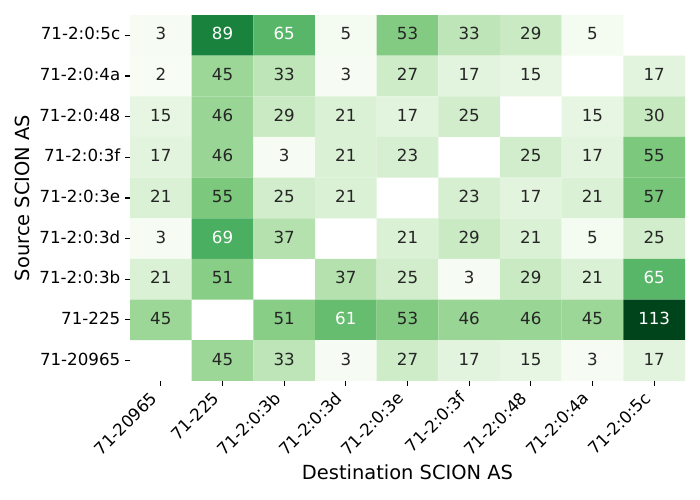

This chart was generated by the following Python code:
import pandas as pd
import seaborn as sns
import matplotlib.pyplot as plt
import argparse

def plot_heatmap(csv_file, x_order=None, y_order=None):
    df = pd.read_csv(csv_file)
    df_pivot = df.pivot(index='src_scion_addr', columns='dst_scion_addr', values='max_paths')
    df_pivot = df_pivot.round(2)  # Round values to 2 decimal places

    if x_order:
        x_order = x_order.split(',')
        df_pivot = df_pivot.reindex(columns=x_order)
    
    if y_order:
        y_order = y_order.split(',')
        df_pivot = df_pivot.reindex(index=y_order)
    
    plt.rcParams['pdf.fonttype'] = 42
    plt.rcParams['ps.fonttype'] = 42
    plt.figure(figsize=(7, 5))
    
    # Plot heatmap with increased font sizes
    sns.heatmap(df_pivot, cmap="Greens", annot=True, fmt=".0f", cbar=False, annot_kws={"size": 12})
    
    # plt.title("Max. Number of Active Paths", fontsize=16, fontweight='bold')
    plt.xlabel("Destination SCION AS", fontsize=14)
    plt.ylabel("Source SCION AS", fontsize=14)
    plt.xticks(rotation=45, ha="right", fontsize=12)
    plt.yticks(rotation=0, fontsize=12)
    plt.tight_layout()
    plt.savefig("heatmap_manual.pdf")
    # plt.show()

if __name__ == "__main__":
    parser = argparse.ArgumentParser(description="Plot SCION AS heatmap with custom axis order.")
    parser.add_argument("csv_file", help="Input CSV file containing SCION path data")
    parser.add_argument("--x_order", help="Comma-separated list of ASes for x-axis order", default=None)
    parser.add_argument("--y_order", help="Comma-separated list of ASes for y-axis order", default=None)
    
    args = parser.parse_args()
    plot_heatmap(args.csv_file, args.x_order, args.y_order)
